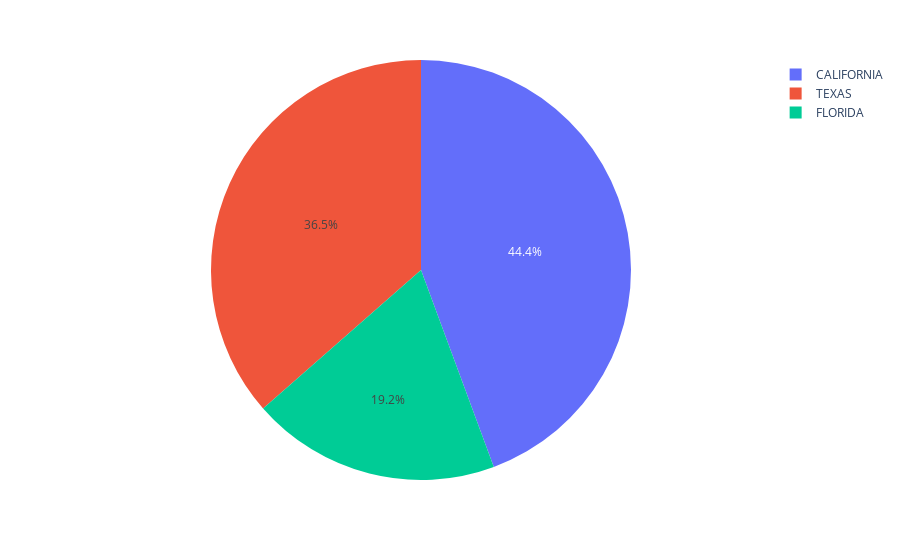

Notebook code cell kept with this figure:
### Code cell
education_2010 = education.query("YEAR == 2010 and STATE in ['CALIFORNIA', 'TEXAS', 'FLORIDA']")

px.pie(education_2010, values="FEDERAL_REVENUE", names="STATE")

### Figure 1 — Plotly figure (JSON) as saved in the notebook; plotly's stock layout.template omitted (floating-point values rounded to 4 significant figures)
{"data": [{"domain": {"x": [0, 1], "y": [0, 1]}, "hovertemplate": "STATE=%{label}<br>FEDERAL_REVENUE=%{value}<extra></extra>", "labels": ["CALIFORNIA", "FLORIDA", "TEXAS"], "legendgroup": "", "name": "", "showlegend": true, "type": "pie", "values": [9715980, 4200103, 7984614]}], "layout": {"legend": {"tracegroupgap": 0}, "margin": {"t": 60}}}
